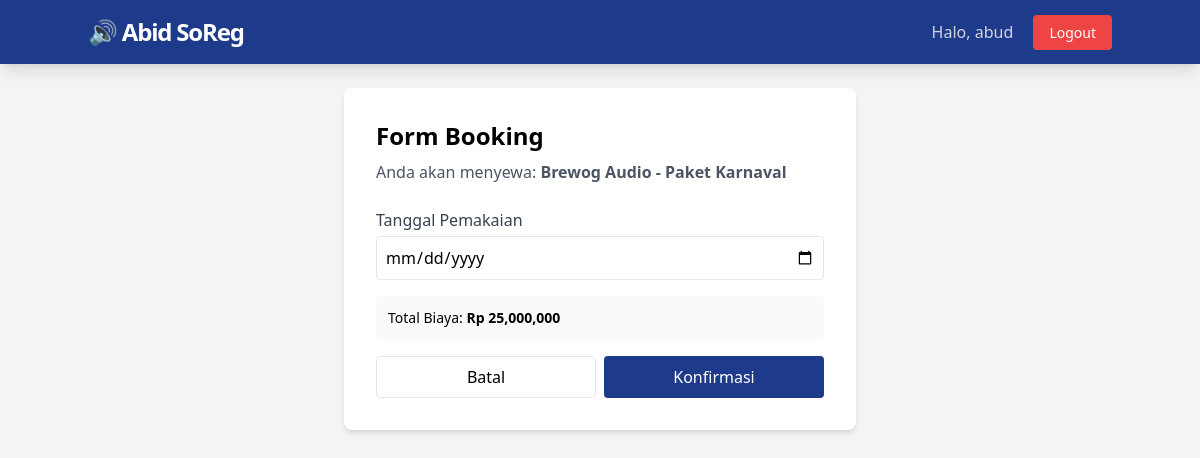
Page /book/1 (signed in) on the committed database.
### tables this page shows
CREATE TABLE sound_systems (
            id INTEGER PRIMARY KEY AUTOINCREMENT,
            nama_paket TEXT NOT NULL,
            daya_watt INTEGER NOT NULL,
            harga_sewa INTEGER NOT NULL,
            status TEXT NOT NULL DEFAULT 'tersedia',
            deskripsi TEXT
        );

### app.py (the view, shortened to what this page needs)
@app.route('/book/<int:sound_id>', methods=['GET', 'POST'])
@login_required
def book_sound(sound_id):
    conn = get_db_connection()
    sound = conn.execute('SELECT * FROM sound_systems WHERE id = ?', (sound_id,)).fetchone()
    conn.close()
    return render_template('booking.html', sound=sound)

### app.py (called while the page is built)
def login_required(f):
    @wraps(f)
    def decorated_function(*args, **kwargs):
        if 'user_id' not in session:
            flash('Silakan login terlebih dahulu.', 'error')
            return redirect(url_for('login'))
        return f(*args, **kwargs)
    return decorated_function

### db_config.py (called while the page is built)
def get_db_connection():
    conn = sqlite3.connect(DB_NAME)
    conn.row_factory = sqlite3.Row
    return conn

### templates/booking.html
{% extends 'base.html' %}
{% block content %}
<div class="max-w-lg mx-auto bg-white p-8 rounded-lg shadow-md">
    <h2 class="text-2xl font-bold mb-2">Form Booking</h2>
    <p class="text-gray-600 mb-6">Anda akan menyewa: <strong>{{ sound.nama_paket }}</strong></p>
    <form method="POST">
        <div class="mb-4">
            <label class="block text-gray-700 mb-1">Tanggal Pemakaian</label>
            <input type="date" name="tanggal_sewa" required class="w-full border p-2 rounded">
        </div>
        <div class="mb-4 bg-gray-50 p-3 rounded text-sm">
            <p>Total Biaya: <span class="font-bold">Rp {{ "{:,.0f}".format(sound.harga_sewa) }}</span></p>
        </div>
        <div class="flex gap-2">
            <a href="{{ url_for('user_dashboard') }}" class="w-1/2 block text-center border py-2 rounded hover:bg-gray-100">Batal</a>
            <button type="submit" class="w-1/2 bg-blue-900 text-white py-2 rounded hover:bg-blue-800">Konfirmasi</button>
        </div>
    </form>
</div>
{% endblock %}

### rows in the picture
sound_systems: nama_paket "Brewog Audio - Paket Karnaval", harga_sewa "25,000,000"

### other values in the picture
{{ session.username }} "abud"
